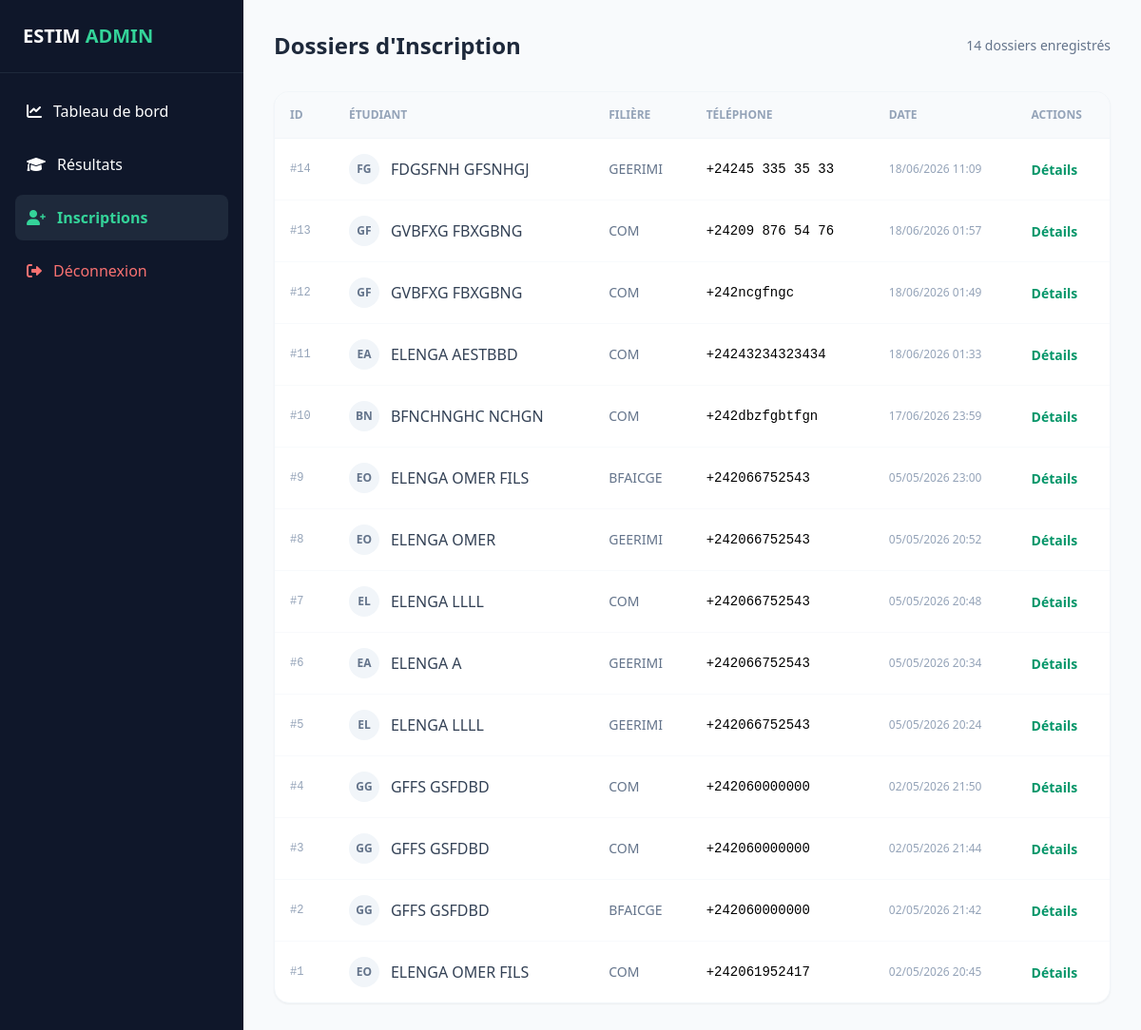
The page /api/dashboard/inscriptions/ (signed in) on the database its author committed.
### inscription/models.py (models this page shows, shortened)
class Inscription(models.Model):
    target_etablissement = models.CharField(max_length=255, verbose_name="ESTIM d'inscription")
    annee_academique = models.CharField(max_length=20, null=True, blank=True, verbose_name="Année Académique")
    student_id = models.CharField(max_length=8, unique=True, null=True, blank=True, verbose_name="ID Étudiant")
    photo = models.ImageField(upload_to="inscriptions/photos/", null=True, blank=True, verbose_name="Photo d'identité")
    last_name = models.CharField(max_length=255, verbose_name="Nom(s)")
    first_name = models.CharField(max_length=255, verbose_name="Prénom(s)")
    dob = models.DateField(verbose_name="Date de naissance")
    pob = models.CharField(max_length=255, verbose_name="Lieu de naissance")
    sexe = models.CharField(max_length=1, choices=[('M', 'Masculin'), ('F', 'Féminin')])
    nationalite = models.CharField(max_length=100, verbose_name="Nationalité")
    phone = models.CharField(max_length=20, verbose_name="Téléphone / WhatsApp")
    email = models.EmailField(verbose_name="Email", null=True, blank=True)
    adresse = models.CharField(max_length=255, verbose_name="Adresse")
    tuteur = models.CharField(max_length=255, verbose_name="Nom du tuteur")
    tel_tuteur = models.CharField(max_length=20, verbose_name="Tél. du tuteur")
    civil = models.CharField(max_length=50, verbose_name="Statut matrimonial")
    occupation = models.CharField(max_length=50, verbose_name="Occupation actuelle")
    profession = models.CharField(max_length=255, verbose_name="Profession / Métier", null=True, blank=True)
    bac_serie = models.CharField(max_length=50, verbose_name="Baccalauréat série")
    bac_annee = models.CharField(max_length=10, verbose_name="Année d'obtention")
    bac_etablissement = models.CharField(max_length=255, verbose_name="Établissement du BAC")
    dernier_etab = models.CharField(max_length=255, verbose_name="Dernier établissement fréquenté")
    dernier_annee = models.CharField(max_length=10, verbose_name="Année")
    dernier_option = models.CharField(max_length=100, verbose_name="Option (Études précédentes)")
    choix_cycle = models.CharField(max_length=100, verbose_name="Cycle souhaité")
    choix_filiere = models.CharField(max_length=255, verbose_name="Filière principale")
    alternative_filiere = models.CharField(max_length=255, verbose_name="Filière alternative", null=True, blank=True)
    info_level = models.CharField(max_length=50, verbose_name="Niveau en Informatique", null=True, blank=True)
    created_at = models.DateTimeField(auto_now_add=True)

### campus/dashboard_views.py (the view)
# urls.py: path('dashboard/inscriptions/', dashboard_inscriptions, name='dashboard_inscriptions'),
@login_required
@user_passes_test(is_admin)
def dashboard_inscriptions(request):
    from inscription.models import Inscription
    inscriptions = Inscription.objects.all().order_by('-created_at')
    return render(request, 'dashboard/inscriptions.html', {'inscriptions': inscriptions})

### campus/dashboard_views.py (called while the page is built)
def is_admin(user):
    return user.is_authenticated and user.is_staff

### campus/templates/dashboard/inscriptions.html (shortened to what this page needs)
<!DOCTYPE html>
<html lang="fr">
<head>
    <script src="https://cdn.tailwindcss.com"></script>
    <link href="https://cdnjs.cloudflare.com/ajax/libs/font-awesome/6.0.0/css/all.min.css" rel="stylesheet">
</head>
<body class="bg-slate-50 flex min-h-screen">
    <aside class="w-64 bg-slate-900 text-white flex flex-col">
        <div class="p-6 border-b border-slate-800"><h1 class="text-xl font-bold">ESTIM <span class="text-emerald-400">ADMIN</span></h1></div>
        <nav class="flex-1 p-4 space-y-2">
            <a href="/api/dashboard/" class="flex items-center space-x-3 p-3 hover:bg-slate-800 rounded-lg transition">
                <i class="fas fa-chart-line"></i><span>Tableau de bord</span>
            </a>
            <a href="/api/dashboard/results/" class="flex items-center space-x-3 p-3 hover:bg-slate-800 rounded-lg transition">
                <i class="fas fa-graduation-cap"></i><span>Résultats</span>
            </a>
            <a href="/api/dashboard/inscriptions/" class="flex items-center space-x-3 p-3 bg-slate-800 rounded-lg text-emerald-400 font-bold">
                <i class="fas fa-user-plus"></i><span>Inscriptions</span>
            </a>
            <a href="/admin/logout/" class="flex items-center space-x-3 p-3 hover:bg-red-900/20 text-red-400 rounded-lg transition mt-8">
                <i class="fas fa-sign-out-alt"></i><span>Déconnexion</span>
            </a>
        </nav>
    </aside>
    <main class="flex-1 p-8 overflow-y-auto">
        <header class="mb-8 flex justify-between items-center">
            <h2 class="text-2xl font-bold text-slate-800">Dossiers d'Inscription</h2>
            <span class="text-slate-500 text-sm">{{ inscriptions|length }} dossiers enregistrés</span>
        </header>
        <div class="bg-white rounded-2xl shadow-sm border border-slate-100 overflow-hidden">
            <table class="w-full text-left border-collapse">
                <thead class="bg-slate-50 border-b border-slate-100">
                    <tr>
                        <th class="p-4 text-xs font-bold text-slate-400 uppercase">ID</th>
                        <th class="p-4 text-xs font-bold text-slate-400 uppercase">Étudiant</th>
                        <th class="p-4 text-xs font-bold text-slate-400 uppercase">Filière</th>
                        <th class="p-4 text-xs font-bold text-slate-400 uppercase">Téléphone</th>
                        <th class="p-4 text-xs font-bold text-slate-400 uppercase">Date</th>
                        <th class="p-4 text-xs font-bold text-slate-400 uppercase">Actions</th>
                    </tr>
                </thead>
                <tbody class="divide-y divide-slate-50">
                    {% for ins in inscriptions %}
                    <tr class="hover:bg-slate-50/50 transition">
                        <td class="p-4 font-mono text-xs text-slate-400">#{{ ins.id }}</td>
                        <td class="p-4">
                            <div class="flex items-center space-x-3">
                                <div class="w-8 h-8 rounded-full bg-slate-100 flex items-center justify-center text-slate-500 text-xs font-bold">
                                    {{ ins.last_name|slice:":1" }}{{ ins.first_name|slice:":1" }}
                                </div>
                                <span class="font-medium text-slate-700">{{ ins.last_name }} {{ ins.first_name }}</span>
                            </div>
                        </td>
                        <td class="p-4 text-sm text-slate-500">{{ ins.choix_filiere }}</td>
                        <td class="p-4 text-sm font-mono">{{ ins.phone }}</td>
                        <td class="p-4 text-xs text-slate-400">{{ ins.created_at|date:"d/m/Y H:i" }}</td>
                        <td class="p-4">
                            <a href="/admin/inscription/inscription/{{ ins.id }}/change/" class="text-emerald-600 hover:text-emerald-700 text-sm font-bold">Détails</a>
                        </td>
                    </tr>
                    {% endfor %}
                </tbody>
            </table>
        </div>
    </main>
</body>
</html>

### rows shown on the page
Inscription: id "14", last_name "F", first_name "G", last_name "FDGSFNH", first_name "GFSNHGJ", choix_filiere "GEERIMI", phone "+24245 335 35 33", created_at "18/06/2026 11:09"
Inscription: id "13", last_name "G", first_name "F", last_name "GVBFXG", first_name "FBXGBNG", choix_filiere "COM", phone "+24209 876 54 76", created_at "18/06/2026 01:57"
Inscription: id "12", last_name "G", first_name "F", last_name "GVBFXG", first_name "FBXGBNG", choix_filiere "COM", phone "+242ncgfngc", created_at "18/06/2026 01:49"
Inscription: id "11", last_name "E", first_name "A", last_name "ELENGA", first_name "AESTBBD", choix_filiere "COM", phone "+24243234323434", created_at "18/06/2026 01:33"
Inscription: id "10", last_name "B", first_name "N", last_name "BFNCHNGHC", first_name "NCHGN", choix_filiere "COM", phone "+242dbzfgbtfgn", created_at "17/06/2026 23:59"
Inscription: id "9", last_name "E", first_name "O", last_name "ELENGA", first_name "OMER FILS", choix_filiere "BFAICGE", phone "+242066752543", created_at "05/05/2026 23:00"
Inscription: id "8", last_name "E", first_name "O", last_name "ELENGA", first_name "OMER", choix_filiere "GEERIMI", phone "+242066752543", created_at "05/05/2026 20:52"
Inscription: id "7", last_name "E", first_name "L", last_name "ELENGA", first_name "LLLL", choix_filiere "COM", phone "+242066752543", created_at "05/05/2026 20:48"
Inscription: id "6", last_name "E", first_name "A", last_name "ELENGA", choix_filiere "GEERIMI", phone "+242066752543", created_at "05/05/2026 20:34"
Inscription: id "5", last_name "E", first_name "L", last_name "ELENGA", first_name "LLLL", choix_filiere "GEERIMI", phone "+242066752543", created_at "05/05/2026 20:24"
Inscription: id "4", last_name "G", first_name "G", last_name "GFFS", first_name "GSFDBD", choix_filiere "COM", phone "+242060000000", created_at "02/05/2026 21:50"
Inscription: id "3", last_name "G", first_name "G", last_name "GFFS", first_name "GSFDBD", choix_filiere "COM", phone "+242060000000", created_at "02/05/2026 21:44"
Inscription: id "2", last_name "G", first_name "G", last_name "GFFS", first_name "GSFDBD", choix_filiere "BFAICGE", phone "+242060000000", created_at "02/05/2026 21:42"
Inscription: id "1", last_name "E", first_name "O", last_name "ELENGA", first_name "OMER FILS", choix_filiere "COM", phone "+242061952417", created_at "02/05/2026 20:45"

### other values the page prints
{{ inscriptions|length }} "14"
